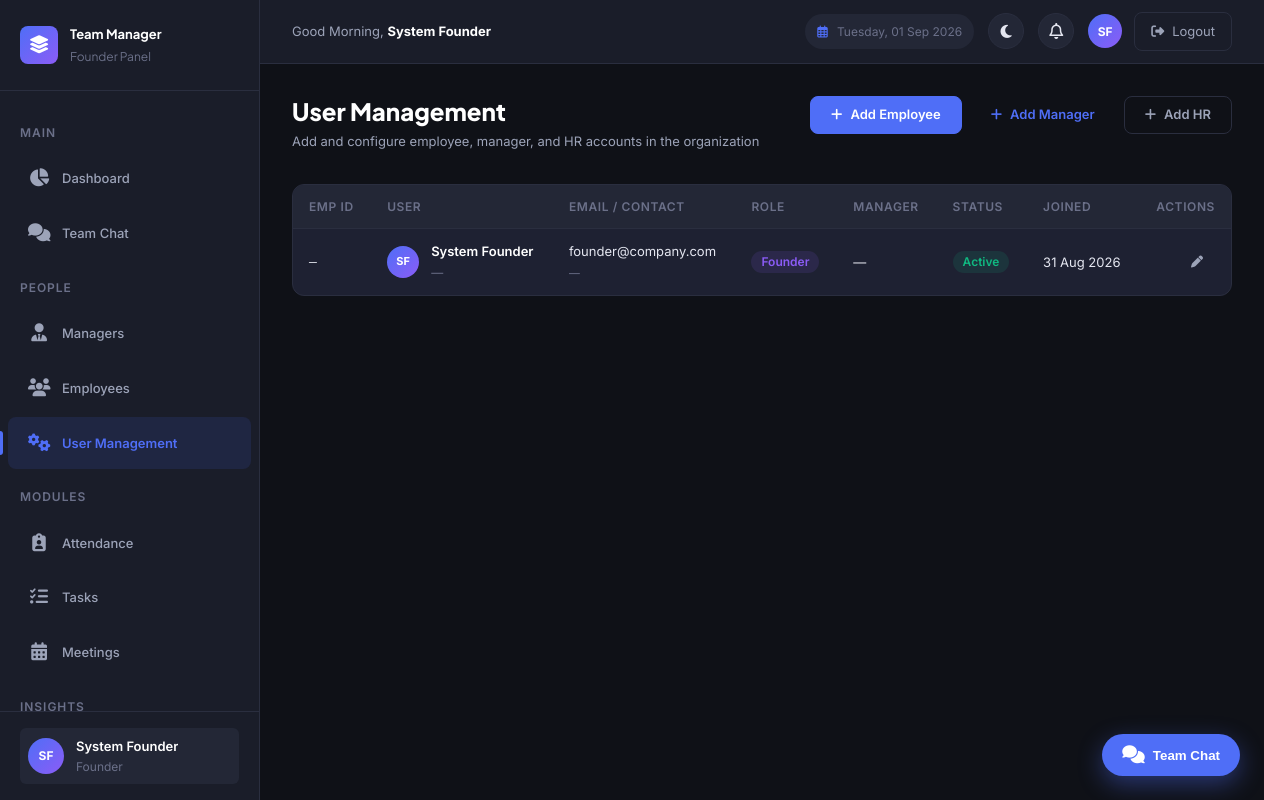
Before: /founder/user-management.php (signed in) with the older database file.
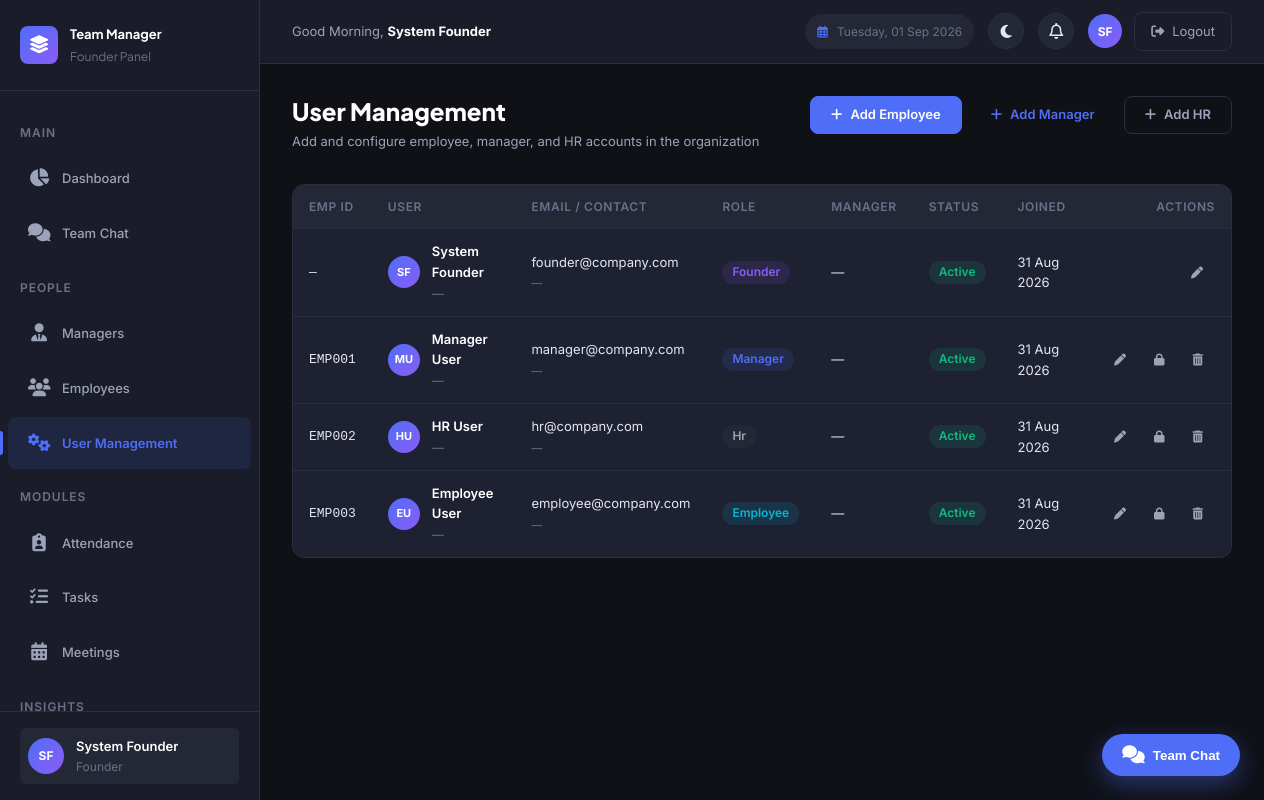
After: the same page with the newer database file.
### tables this page shows
CREATE TABLE `users` (
  `id` int NOT NULL AUTO_INCREMENT,
  `employee_id` varchar(50) DEFAULT NULL,
  `name` varchar(100) NOT NULL,
  `email` varchar(150) NOT NULL,
  `contact_no` varchar(20) DEFAULT NULL,
  `designation` varchar(100) DEFAULT NULL,
  `base_salary` decimal(10,2) NOT NULL DEFAULT '30000.00',
  `password` varchar(255) NOT NULL,
  `pin` varchar(255) DEFAULT NULL,
  `role` enum('founder','manager','hr','employee') NOT NULL DEFAULT 'employee',
  `manager_id` int DEFAULT NULL,
  `status` enum('active','inactive') NOT NULL DEFAULT 'active',
  `created_at` timestamp NULL DEFAULT CURRENT_TIMESTAMP,
  `updated_at` timestamp NULL DEFAULT CURRENT_TIMESTAMP ON UPDATE CURRENT_TIMESTAMP,
  PRIMARY KEY (`id`),
  UNIQUE KEY `uk_email` (`email`),
  UNIQUE KEY `uk_employee_id` (`employee_id`),
  KEY `idx_role` (`role`),
  KEY `idx_manager_id` (`manager_id`),
  KEY `idx_status` (`status`),
  CONSTRAINT `fk_users_manager` FOREIGN KEY (`manager_id`) REFERENCES `users` (`id`) ON DELETE SET NULL ON UPDATE CASCADE
);

### includes/auth.php (called while the page is built, shortened)
<?php
function isLoggedIn(): bool {
    return isset($_SESSION['user_id']) && !empty($_SESSION['user_id']);
}
function getCurrentUser(): ?array {
    return [
        'id' => $_SESSION['user_id'],
        'name' => $_SESSION['user_name'],
        'email' => $_SESSION['user_email'],
        'role' => $_SESSION['user_role']
    ];
}

### includes/functions.php (called while the page is built, shortened)
<?php
function e(mixed $value): string {
    return htmlspecialchars((string)$value, ENT_QUOTES, 'UTF-8');
}
function get(string $key, mixed $default = ''): string {
    return isset($_GET[$key]) ? sanitize($_GET[$key]) : (string)$default;
}
function formatDate(?string $date, string $format = 'd M Y'): string {
    return date($format, strtotime($date));
}
function roleBadge(string $role): string {
    return match($role) {
        ROLE_FOUNDER  => 'badge-purple',
        ROLE_MANAGER  => 'badge-primary',
        ROLE_EMPLOYEE => 'badge-info',
        default       => 'badge-secondary'
    };
}
function userStatusBadge(string $status): string {
    return match($status) {
        USER_ACTIVE   => 'badge-success',
        USER_INACTIVE => 'badge-danger',
        default       => 'badge-secondary'
    };
}
function getInitials(string $name): string {
    $parts = explode(' ', trim($name));
    $initials = '';
    foreach (array_slice($parts, 0, 2) as $part) {
        $initials .= strtoupper(mb_substr($part, 0, 1));
    }
    return $initials ?: '?';
}

### founder/user-management.php (the view, shortened to what the rows shown need)
<?php
require_once __DIR__ . '/../includes/functions.php';
require_once __DIR__ . '/../includes/auth.php';
$db = getDB();
$action = get('action', 'list');
$editUser = null;
$managers = $db->query("SELECT id, name FROM users WHERE role = 'manager' AND status = 'active' ORDER BY name ASC")->fetchAll();
$preRole = get('role', 'employee');
$users = $db->query("
    SELECT u.*, m.name AS manager_name
    FROM users u
    LEFT JOIN users m ON u.manager_id = m.id
    ORDER BY u.role ASC, u.name ASC
")->fetchAll();
include __DIR__ . '/../includes/header.php';
?>
<div class="page-header">
    <div>
        <h1 class="page-title">User Management</h1>
    </div>
</div>
<?php if ($action === 'add'): ?>
    <div class="card fade-in" style="max-width: 600px; margin: 0 auto;">
        <div class="card-header">
            <h3 class="card-title">Add New <?php echo ucfirst(e($preRole)); ?></h3>
        </div>
        <form method="POST" action="" data-validate>
            <?php echo csrfField(); ?>
            <input type="hidden" name="form_action" value="add_user">
            <div class="form-group">
                <label class="form-label">Employee ID No *</label>
                <input type="text" name="employee_id" class="form-input" placeholder="e.g. EMP-021" required value="<?php echo e(post('employee_id')); ?>">
            </div>
            <div class="form-row">
                <div class="form-group">
                    <label class="form-label">Full Name *</label>
                    <input type="text" name="name" class="form-input" placeholder="John Doe" required value="<?php echo e(post('name')); ?>">
                </div>
                <div class="form-group">
                    <label class="form-label">Email Address *</label>
                    <input type="email" name="email" class="form-input" placeholder="john@company.com" required value="<?php echo e(post('email')); ?>">
                </div>
            </div>
            <div class="form-row">
                <div class="form-group">
                    <label class="form-label">Contact Number</label>
                    <input type="text" name="contact_no" class="form-input" placeholder="e.g. 9876543210" value="<?php echo e(post('contact_no')); ?>">
                </div>
                <div class="form-group">
                    <label class="form-label">Employee Designation</label>
                    <input type="text" name="designation" class="form-input" placeholder="e.g. Software Engineer" value="<?php echo e(post('designation')); ?>">
                </div>
            </div>
            <div class="form-row">
                <div class="form-group">
                    <label class="form-label">Password *</label>
                    <input type="password" name="password" class="form-input" placeholder="Min 6 characters" required minlength="6">
                </div>
                <div class="form-group">
                    <label class="form-label">4-Digit Security PIN (Optional)</label>
                    <input type="text" name="pin" class="form-input" placeholder="Default is 1234" maxlength="4" pattern="\d{4}">
                </div>
            </div>
            <div class="form-row">
                <div class="form-group">
                    <label class="form-label">Role *</label>
                    <select name="role" class="form-select" required id="role-select">
                        <option value="employee" <?php echo $preRole === 'employee' ? 'selected' : ''; ?>>Employee</option>
                        <option value="manager" <?php echo $preRole === 'manager' ? 'selected' : ''; ?>>Manager</option>
                        <option value="hr" <?php echo $preRole === 'hr' ? 'selected' : ''; ?>>HR</option>
                    </select>
                </div>
            </div>
            <div class="form-group" id="manager-group" style="<?php echo $preRole === 'manager' || $preRole === 'hr' ? 'display:none;' : ''; ?>">
                <label class="form-label">Assign to Manager</label>
                <select name="manager_id" class="form-select">
                    <option value="">— No Manager —</option>
                    <?php foreach ($managers as $mgr): ?>
                        <option value="<?php echo $mgr['id']; ?>"><?php echo e($mgr['name']); ?></option>
                    <?php endforeach; ?>
                </select>
            </div>
            <div class="form-actions" style="margin-top: var(--space-4);">
                <a href="<?php echo BASE_URL; ?>/founder/user-management.php" class="btn btn-outline" style="width: 48%; text-align: center;">Cancel</a>
                <button type="submit" class="btn btn-primary" style="width: 48%;">Add User</button>
            </div>
        </form>
    </div>
    <script>
    document.getElementById('role-select').addEventListener('change', function() {
        document.getElementById('manager-group').style.display = (this.value === 'manager' || this.value === 'hr') ? 'none' : '';
    });
    </script>
<?php else: ?>
    <div class="table-container fade-in">
        <table class="data-table">
            <thead>
                <tr>
                    <th>Emp ID</th>
                    <th>User</th>
                    <th>Email / Contact</th>
                    <th>Role</th>
                    <th>Manager</th>
                    <th>Status</th>
                    <th>Joined</th>
                    <th style="text-align: right;">Actions</th>
                </tr>
            </thead>
            <tbody>
                <?php foreach ($users as $user): ?>
                    <tr>
                        <td><code><?php echo e($user['employee_id'] ?: '—'); ?></code></td>
                        <td>
                            <div class="table-user">
                                <div class="table-user-avatar"><?php echo e(getInitials($user['name'])); ?></div>
                                <div>
                                    <div class="table-user-name"><?php echo e($user['name']); ?></div>
                                    <small class="text-muted" style="font-size: var(--text-xs);"><?php echo e($user['designation'] ?: '—'); ?></small>
                                </div>
                            </div>
                        </td>
                        <td>
                            <?php echo e($user['email']); ?><br>
                            <small class="text-muted"><?php echo e($user['contact_no'] ?: '—'); ?></small>
                        </td>
                        <td><span class="badge <?php echo roleBadge($user['role']); ?>"><?php echo ucfirst(e($user['role'])); ?></span></td>
                        <td><?php echo e($user['manager_name'] ?? '—'); ?></td>
                        <td><span class="badge <?php echo userStatusBadge($user['status']); ?>"><?php echo ucfirst(e($user['status'])); ?></span></td>
                        <td><?php echo formatDate($user['created_at']); ?></td>
                        <td style="text-align: right;">
                            <div class="table-actions" style="display: inline-flex; gap: var(--space-1);">
                                <a href="?action=edit&id=<?php echo $user['id']; ?>" class="btn btn-ghost btn-sm" title="Edit"><i class="fa-solid fa-pen"></i></a>
                                <?php if ($user['role'] !== 'founder'): ?>
                                    <a href="?toggle=<?php echo $user['id']; ?>" class="btn btn-ghost btn-sm" title="Toggle Status">
                                        <?php echo $user['status'] === 'active' ? '<i class="fa-solid fa-lock"></i>' : '<i class="fa-solid fa-lock-open"></i>'; ?>
                                    </a>
                                    <a href="?delete=<?php echo $user['id']; ?>" class="btn btn-ghost btn-sm" data-confirm="Delete this user permanently? This will also delete their attendance and task records." title="Delete"><i class="fa-solid fa-trash-can"></i></a>
                                <?php endif; ?>
                            </div>
                        </td>
                    </tr>
                <?php endforeach; ?>
            </tbody>
        </table>
    </div>
<?php endif; ?>
<?php include __DIR__ . '/../includes/footer.php'; ?>

### includes/header.php (shortened to what the rows shown need)
<?php
$greeting = (date('H') < 12) ? 'Good Morning' : ((date('H') < 17) ? 'Good Afternoon' : 'Good Evening');
?>
<!DOCTYPE html>
<html lang="en" data-theme="dark">
<head>
    <link rel="stylesheet" href="https://cdnjs.cloudflare.com/ajax/libs/font-awesome/6.5.1/css/all.min.css" />
    <link rel="stylesheet" href="<?php echo BASE_URL; ?>/assets/css/style.css">
</head>
<body>
    <div class="app-layout">
        <?php include __DIR__ . '/sidebar.php'; ?>
        <div class="main-wrapper">
            <header class="top-header">
                <div class="header-left">
                    <div class="header-greeting">
                        <?php echo $greeting; ?>, <strong><?php echo e($currentUser['name'] ?? 'User'); ?></strong>
                    </div>
                </div>
                <div class="header-right" style="display: flex; align-items: center; gap: 14px;">
                    <div class="header-user-section">
                        <a href="<?php echo BASE_URL; ?>/profile.php" class="header-avatar" title="View Profile" style="text-decoration: none; color: #fff; display: flex; align-items: center; justify-content: center; font-weight: bold; background-color: var(--color-primary);"><?php echo e($userInitials); ?></a>
                        <a href="<?php echo BASE_URL; ?>/auth/logout.php" class="btn-logout" title="Logout">
                            <i class="fa-solid fa-right-from-bracket"></i> <span class="btn-logout-text">Logout</span>
                        </a>
                    </div>
                </div>
            </header>
            <main class="main-content fade-in">

### includes/sidebar.php (shortened to what the rows shown need)
<?php
$currentUser = getCurrentUser();
$userRole = $currentUser['role'] ?? '';
$userInitials = getInitials($currentUser['name'] ?? 'U');
?>
<aside class="sidebar" id="sidebar">
    <div class="sidebar-brand">
        <div class="sidebar-brand-text">
            Team Manager
            <span><?php echo ucfirst(e($userRole)); ?> Panel</span>
        </div>
    </div>
    <div class="sidebar-footer">
        <a href="<?php echo BASE_URL; ?>/profile.php" class="sidebar-user" style="text-decoration: none; display: flex; align-items: center; width: 100%; border-radius: var(--radius-sm); transition: background-color var(--transition-base); padding: var(--space-2);" onmouseover="this.style.backgroundColor='var(--color-bg-tertiary)'" onmouseout="this.style.backgroundColor='transparent'">
            <div class="sidebar-user-avatar"><?php echo e($userInitials); ?></div>
            <div class="sidebar-user-info">
                <div class="sidebar-user-name"><?php echo e($currentUser['name'] ?? 'User'); ?></div>
                <div class="sidebar-user-role"><?php echo ucfirst(e($userRole)); ?></div>
            </div>
        </a>
    </div>
</aside>

Changed rows visible on the page:
added users: employee "EMP001", name "MU", name "Manager User", designation "—", email "manager@company.com", contact_no "—", role "Manager", manager_name "—", status "Active", created_at "31 Aug 2026"
added users: employee "EMP002", name "HU", name "HR User", designation "—", email "hr@company.com", contact_no "—", role "Hr", manager_name "—", status "Active", created_at "31 Aug 2026"
added users: employee "EMP003", name "EU", name "Employee User", designation "—", email "employee@company.com", contact_no "—", role "Employee", manager_name "—", status "Active", created_at "31 Aug 2026"
